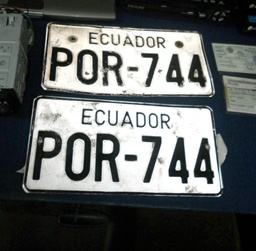
#> input picture imagenes_ecuador/EY09092011FD06_7139027_8194155-scaled.jpg, 256 x 251 px, shrunk from 2560 x 2511 before the run, given as the content of the folder data/CNN_Letter_Dataset/A, which was not available
$ python generate_synthetic.py
#> lines starting #> are read from the running program, lines starting #| are printed output that depends on the picture; pictures that were not available may be replaced by others from this repository, and a replacement may not be noted
#!/usr/bin/env python3
"""
Generates synthetic character images by augmenting real samples from the
CNN_Letter_Dataset.  Each synthetic image is a degraded copy of a randomly
selected real image, keeping the standardised license-plate font intact.

Source:  data/CNN_Letter_Dataset/{class}/*.jpg  (real images, 75×100 px)
Output:  data/CNN_Letter_Dataset/{class}/synth_{char}_{n}.png  (32×32 px)

The output lands in the same directory that train_config.yaml points to
(data/CNN_Letter_Dataset), so the training pipeline picks up the new images
without any config changes.

Usage:
    python scripts/generate_synthetic.py
    python scripts/generate_synthetic.py --n 200
    python scripts/generate_synthetic.py --source data/CNN_Letter_Dataset \\
                                         --output data/CNN_Letter_Dataset
    python scripts/generate_synthetic.py --clear   # removes existing synth_* first

    # Balance class O (only 50 real images) with geometric augmentation:
    python scripts/generate_synthetic.py --class-n O:1050 --geo-classes O --clear-classes O

Degradation knobs (edit DegradationConfig below or pass CLI flags):
    --gaussian-blur-prob    probability of Gaussian blur      (default 0.40)
    --motion-blur-prob      probability of motion blur        (default 0.30)
    --resolution-drop-prob  probability of resolution drop    (default 0.50)
    --jpeg-prob             probability of JPEG compression   (default 0.35)
    --noise-sigma-max       max std of additive Gaussian noise (default 20)

Per-class overrides:
    --class-n  CLASS:N    override target count for one class (repeatable)
    --geo-classes  A,B,C  use geometric augmentation only (no blur/JPEG) for these
    --clear-classes A,B   delete existing synth_* only for these classes
"""

import argparse
import io
import random
from dataclasses import dataclass
from pathlib import Path

import numpy as np
from PIL import Image, ImageFilter

# ── Constants ────────────────────────────────────────────────────────────────

CLASSES    = list("ABCDEFGHIJKLMNOPQRSTUVWXYZ0123456789")
OUTPUT_SIZE = 32   # pixels — must match CNN input (train_config.yaml img_size)


# ── Degradation configuration ─────────────────────────────────────────────────
#
# Edit this class to tune the augmentation pipeline, or pass CLI flags.
#
# Probability fields (float 0–1): chance of applying the step per image.
# Range fields (tuple):           (min, max) for uniform sampling.

@dataclass
class DegradationConfig:
    # ── Brightness / contrast ─────────────────────────────────────────────────
    # alpha multiplies pixel values (contrast); beta offsets brightness.
    # Applied to every image — keep mild to preserve legibility.
    brightness_alpha_range: tuple = (0.70, 1.35)
    brightness_beta_range:  tuple = (-30.0, 30.0)

    # ── Gaussian noise (sensor noise / ISO grain) ─────────────────────────────
    # Applied to every image; sigma sampled uniformly from [min, max].
    noise_sigma_range: tuple = (3.0, 20.0)

    # ── Gaussian blur (defocus / lens softness) ───────────────────────────────
    gaussian_blur_prob:         float = 0.40
    gaussian_blur_radius_range: tuple = (0.3, 1.2)    # PIL GaussianBlur radius

    # ── Motion blur (vehicle movement / camera shake) ─────────────────────────
    # 1-D uniform kernel, horizontal (60 %) or vertical (40 %).
    motion_blur_prob:       float = 0.30
    motion_blur_size_range: tuple = (2, 4)             # kernel length in pixels

    # ── Resolution drop (low-res sensor → resize to 32×32) ───────────────────
    # Downscale to intermediate size then upscale back to OUTPUT_SIZE.
    # Reproduces detail loss when a plate region is enlarged to CNN input size.
    # Min raised from 14→18: at 14px confusable pairs (I/X, B/8) become
    # indistinguishable blobs that train the network to be uncertain.
    resolution_drop_prob:       float = 0.35
    resolution_drop_size_range: tuple = (18, 24)       # intermediate resolution

    # ── JPEG compression (video codec / streaming artifacts) ─────────────────
    # Min quality raised from 40→55: quality<50 introduces DCT block artifacts
    # that add spurious diagonal energy to vertical strokes (I→X confusion).
    jpeg_prob:          float = 0.35
    jpeg_quality_range: tuple = (55, 75)               # lower = more artifacts


DEGRADATION_CFG = DegradationConfig()


# ── Geometric augmentation configuration ─────────────────────────────────────
#
# Used instead of DegradationConfig for classes that need structural diversity
# rather than optical degradation (e.g. class O with only 50 real sources).
# All optical degradations (blur, JPEG, motion) are intentionally absent here
# because they are already applied at training-time by the data augmentation
# pipeline in dataset.py.

@dataclass
class GeometricAugConfig:
    # Rotation — small angles only; O is ~symmetric so ±12° covers useful range
    rotation_prob:  float = 0.70
    rotation_range: tuple = (-12.0, 12.0)     # degrees

    # Anisotropic scale — simulate different font widths / heights
    scale_prob:     float = 0.55
    scale_x_range:  tuple = (0.80, 1.18)      # horizontal stretch/squeeze
    scale_y_range:  tuple = (0.85, 1.15)      # vertical stretch/squeeze

    # Translation — small crop shifts within the 32×32 canvas
    translate_prob:    float = 0.50
    translate_px_range: tuple = (-3, 3)       # same range for x and y (pixels)

    # Morphological stroke width — erosion (thinner) or dilation (thicker)
    # Uses PIL MinFilter (thicker dark strokes) / MaxFilter (thinner dark strokes)
    morph_prob:        float = 0.45
    morph_filter_size: int   = 3              # kernel size for Min/MaxFilter

    # Mild contrast/brightness — avoid optical artifacts, just intensity shifts
    contrast_prob:        float = 0.60
    contrast_alpha_range: tuple = (0.80, 1.20)
    contrast_beta_range:  tuple = (-20.0, 20.0)


GEO_CFG = GeometricAugConfig()


# ── Source image loading ──────────────────────────────────────────────────────

def _load_source(path: Path) -> Image.Image:
    """
    Load a source image and normalise it to OUTPUT_SIZE × OUTPUT_SIZE.

    Source images are 75×100 px (portrait).  We pad to a square first so
    the character is not squashed, then resize with LANCZOS.
    """
    img = Image.open(path).convert("L")
    w, h = img.size
    if w != h:
        side = max(w, h)
        canvas = Image.new("L", (side, side), color=255)
        canvas.paste(img, ((side - w) // 2, (side - h) // 2))
        img = canvas
    return img.resize((OUTPUT_SIZE, OUTPUT_SIZE), Image.LANCZOS)


# ── Degradation primitives ────────────────────────────────────────────────────

def _motion_blur_arr(arr: np.ndarray, kernel_size: int) -> np.ndarray:
    """1-D uniform motion blur, horizontal (60 %) or vertical (40 %)."""
    k = np.ones(kernel_size, dtype=np.float32) / kernel_size
    out = np.empty(arr.shape, dtype=np.float32)
    if random.random() < 0.6:
        for i in range(arr.shape[0]):
            out[i] = np.convolve(arr[i].astype(np.float32), k, mode="same")
    else:
        for j in range(arr.shape[1]):
            out[:, j] = np.convolve(arr[:, j].astype(np.float32), k, mode="same")
    return out


def _resolution_drop(img: Image.Image, target_size: int) -> Image.Image:
    """Downsample → upsample to simulate resizing a low-res crop to 32×32."""
    small = img.resize((target_size, target_size), Image.BILINEAR)
    return small.resize((OUTPUT_SIZE, OUTPUT_SIZE), Image.BILINEAR)


def _jpeg_compress(img: Image.Image, quality: int) -> Image.Image:
    """Round-trip through JPEG to introduce DCT block artifacts."""
    buf = io.BytesIO()
    img.save(buf, format="JPEG", quality=quality)
    buf.seek(0)
    return Image.open(buf).convert("L")


# ── Augmentation pipeline ─────────────────────────────────────────────────────

def _augment(img: Image.Image, cfg: DegradationConfig) -> Image.Image:
    """
    Apply a random combination of photometric and optical degradations.

    Order mirrors the real capture pipeline:
      1. Resolution drop    — simulate low-res sensor / small crop
      2. JPEG compression   — video codec / streaming artifact
      3. Gaussian blur      — lens defocus / depth-of-field falloff
      4. Motion blur        — vehicle/camera movement during exposure
      5. Brightness/contrast jitter
      6. Gaussian noise     — sensor noise (always applied, intensity varies)
    """
    # ── 1. Resolution drop ────────────────────────────────────────────────────
    if random.random() < cfg.resolution_drop_prob:
        target = random.randint(*cfg.resolution_drop_size_range)
        img = _resolution_drop(img, target)

    arr = np.array(img, dtype=np.float32)

    # ── 2. JPEG compression ───────────────────────────────────────────────────
    if random.random() < cfg.jpeg_prob:
        quality = random.randint(*cfg.jpeg_quality_range)
        img_tmp = Image.fromarray(arr.clip(0, 255).astype(np.uint8))
        arr = np.array(_jpeg_compress(img_tmp, quality), dtype=np.float32)

    # ── 3. Gaussian blur (defocus) ────────────────────────────────────────────
    if random.random() < cfg.gaussian_blur_prob:
        radius = random.uniform(*cfg.gaussian_blur_radius_range)
        img_tmp = Image.fromarray(arr.clip(0, 255).astype(np.uint8))
        arr = np.array(
            img_tmp.filter(ImageFilter.GaussianBlur(radius=radius)),
            dtype=np.float32,
        )

    # ── 4. Motion blur ────────────────────────────────────────────────────────
    if random.random() < cfg.motion_blur_prob:
        size = random.randint(*cfg.motion_blur_size_range)
        arr = _motion_blur_arr(arr, size)

    # ── 5. Brightness / contrast jitter ──────────────────────────────────────
    alpha = random.uniform(*cfg.brightness_alpha_range)
    beta  = random.uniform(*cfg.brightness_beta_range)
    arr = arr * alpha + beta

    # ── 6. Gaussian noise ─────────────────────────────────────────────────────
    sigma = random.uniform(*cfg.noise_sigma_range)
    arr += np.random.randn(*arr.shape) * sigma

    return Image.fromarray(np.clip(arr, 0, 255).astype(np.uint8))


# ── Geometric augmentation ────────────────────────────────────────────────────

# [64 lines left out: function _augment_geometric, not called in this run]


# ── Main generation loop ──────────────────────────────────────────────────────

def generate(
    source_root: Path,
    output_root: Path,
    n_per_class: int,
    clear: bool,
    cfg: DegradationConfig,
    class_n_overrides: dict | None = None,
    geo_classes: set | None = None,
    clear_classes: set | None = None,
    gcfg: GeometricAugConfig | None = None,
) -> None:
    print(f"Source : {source_root.resolve()}")
    print(f"Output : {output_root.resolve()}")
    print(f"Target : {n_per_class} synthetic images per class (default)\n")

    if class_n_overrides:
        print("Per-class overrides:")
        for k, v in sorted(class_n_overrides.items()):
            print(f"  {k}: {v}")
        print()

    if geo_classes:
        print(f"Geometric-only augmentation for: {sorted(geo_classes)}")
        if gcfg:
            print(f"  rotation     prob={gcfg.rotation_prob}  "
                  f"range={gcfg.rotation_range}")
            print(f"  scale        prob={gcfg.scale_prob}  "
                  f"x={gcfg.scale_x_range}  y={gcfg.scale_y_range}")
            print(f"  translate    prob={gcfg.translate_prob}  "
                  f"px={gcfg.translate_px_range}")
            print(f"  morph        prob={gcfg.morph_prob}  "
                  f"kernel={gcfg.morph_filter_size}")
            print(f"  contrast     prob={gcfg.contrast_prob}  "
                  f"alpha={gcfg.contrast_alpha_range}")
        print()

    print("Optical degradation config (non-geo classes):")
    print(f"  resolution_drop  prob={cfg.resolution_drop_prob}  "
          f"size={cfg.resolution_drop_size_range}")
    print(f"  jpeg_compress    prob={cfg.jpeg_prob}  "
          f"quality={cfg.jpeg_quality_range}")
    print(f"  gaussian_blur    prob={cfg.gaussian_blur_prob}  "
          f"radius={cfg.gaussian_blur_radius_range}")
    print(f"  motion_blur      prob={cfg.motion_blur_prob}  "
          f"kernel={cfg.motion_blur_size_range}")
    print(f"  brightness       alpha={cfg.brightness_alpha_range}  "
          f"beta={cfg.brightness_beta_range}")
    print(f"  noise_sigma      range={cfg.noise_sigma_range}")
    print()

    total_generated = 0
    _geo_classes = geo_classes or set()
    _class_n = class_n_overrides or {}
    _clear_classes = clear_classes or set()

    for char in CLASSES:
        src_dir = source_root / char
        out_dir = output_root / char
        out_dir.mkdir(parents=True, exist_ok=True)

        # Collect real source images (exclude previously generated synth files)
        sources = [
            p for p in src_dir.iterdir()
            if p.suffix.lower() in {".jpg", ".jpeg", ".png"}
            and not p.name.startswith("synth_")
        ]
        if not sources:
            print(f"  {char}: no source images found in {src_dir} — skipping.")
            continue

        # Clear: global --clear flag, or per-class --clear-classes
        if clear or char in _clear_classes:
            for f in out_dir.glob("synth_*.png"):
                f.unlink()

        target = _class_n.get(char, n_per_class)
        existing = len(list(out_dir.glob("synth_*.png")))
        needed = max(0, target - existing)
        if needed == 0:
            print(f"  {char}: already has {existing} synth images (target {target}), skipping.")
            continue

        use_geo = char in _geo_classes
        aug_fn = (lambda img: _augment_geometric(img, gcfg or GEO_CFG)) if use_geo \
                 else (lambda img: _augment(img, cfg))
        aug_label = "geometric" if use_geo else "optical"

        count = 0
        while count < needed:
            src_path = random.choice(sources)
            try:
                img = _load_source(src_path)
                img = aug_fn(img)
                idx = existing + count
                img.save(out_dir / f"synth_{char}_{idx:05d}.png")
                count += 1
            except Exception:
                continue

        total_generated += count
        print(f"  {char} [{aug_label}]: generated {count}  "
              f"(real sources: {len(sources)}, total synth: {existing + count})")

    print(f"\nDone. Total new images: {total_generated}")
    print(f"Output root: {output_root.resolve()}")


# ── CLI ───────────────────────────────────────────────────────────────────────

def _parse_args():
    p = argparse.ArgumentParser(
        description="Augment real CNN_Letter_Dataset images into synthetic training samples",
        formatter_class=argparse.ArgumentDefaultsHelpFormatter,
    )
    p.add_argument("--source", default="data/CNN_Letter_Dataset",
                   help="Source dataset root (ImageFolder layout, real images only)")
    p.add_argument("--output", default="data/CNN_Letter_Dataset",
                   help="Output root — defaults to same as source so training "
                        "picks up synth images without config changes")
    p.add_argument("--n", type=int, default=200,
                   help="Default target number of synthetic images per class")
    p.add_argument("--clear", action="store_true",
                   help="Delete ALL existing synth_* files before generating")
    p.add_argument("--class-n", action="append", default=[], metavar="CLASS:N",
                   help="Per-class count override, e.g. --class-n O:1050  (repeatable)")
    p.add_argument("--geo-classes", default=None, metavar="A,B,C",
                   help="Comma-separated classes to augment with geometric transforms "
                        "only (no blur/JPEG/noise), e.g. --geo-classes O")
    p.add_argument("--clear-classes", default=None, metavar="A,B,C",
                   help="Delete synth_* only for these classes before generating, "
                        "e.g. --clear-classes O")

    deg = p.add_argument_group("optical degradation probabilities (0.0 – 1.0)")
    deg.add_argument("--gaussian-blur-prob",   type=float, default=None, metavar="P",
                     help="Probability of Gaussian blur per image")
    deg.add_argument("--motion-blur-prob",     type=float, default=None, metavar="P",
                     help="Probability of motion blur per image")
    deg.add_argument("--resolution-drop-prob", type=float, default=None, metavar="P",
                     help="Probability of resolution downscale/upscale per image")
    deg.add_argument("--jpeg-prob",            type=float, default=None, metavar="P",
                     help="Probability of JPEG compression per image")
    deg.add_argument("--noise-sigma-max",      type=float, default=None, metavar="S",
                     help="Max std of additive Gaussian noise")

    return p.parse_args()


if __name__ == "__main__":
    import os
    os.chdir(Path(__file__).parent.parent)

    args = _parse_args()

    cfg = DegradationConfig()
    if args.gaussian_blur_prob   is not None:
        cfg.gaussian_blur_prob   = args.gaussian_blur_prob
    if args.motion_blur_prob     is not None:
        cfg.motion_blur_prob     = args.motion_blur_prob
    if args.resolution_drop_prob is not None:
        cfg.resolution_drop_prob = args.resolution_drop_prob
    if args.jpeg_prob            is not None:
        cfg.jpeg_prob            = args.jpeg_prob
    if args.noise_sigma_max      is not None:
        cfg.noise_sigma_range    = (cfg.noise_sigma_range[0], args.noise_sigma_max)

    # Parse --class-n O:1050 into {"O": 1050}
    class_n_overrides: dict[str, int] = {}
    for token in args.class_n:
        parts = token.split(":")
        if len(parts) != 2 or not parts[1].isdigit():
            raise ValueError(f"--class-n must be CLASS:N (e.g. O:1050), got: {token!r}")
        class_n_overrides[parts[0].upper()] = int(parts[1])

    geo_classes = (
        {c.strip().upper() for c in args.geo_classes.split(",") if c.strip()}
        if args.geo_classes else None
    )
    clear_classes = (
        {c.strip().upper() for c in args.clear_classes.split(",") if c.strip()}
        if args.clear_classes else None
    )

    generate(
        Path(args.source),
        Path(args.output),
        args.n,
        args.clear,
        cfg,
        class_n_overrides=class_n_overrides or None,
        geo_classes=geo_classes,
        clear_classes=clear_classes,
        gcfg=GEO_CFG,
    )
#> in _load_source, `canvas = Image.new("L", (side, side), color=255)`: canvas: PIL image 256x256 L; every value is 255
#> in _load_source, `canvas.paste(img, ((side - w) // 2, (side - h) // 2))`:
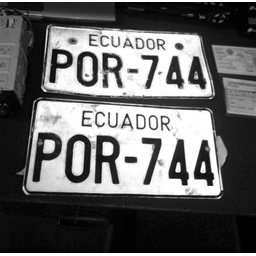
#> canvas: PIL image 256x256 L; min 0, max 255, mean 101.2
#> in _load_source, `return img.resize((OUTPUT_SIZE, OUTPUT_SIZE), Image.LANCZOS)`:
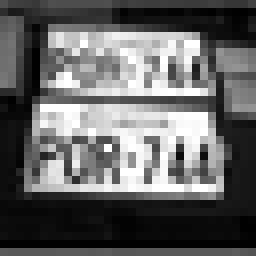
#> returned value: PIL image 32x32 L (shown 8 times larger); min 0, max 255, mean 99.7
#> in _augment, `arr = np.array( img_tmp.filter(ImageFilter.GaussianBlur(radius=radius)..`:
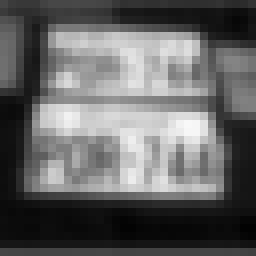
#> arr: shape (32, 32) float32 (shown 8 times larger); min 2, max 248, mean 99.7
#> in _augment, `arr += np.random.randn(*arr.shape) * sigma`:
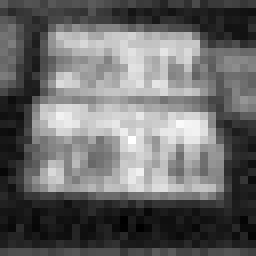
#> arr: shape (32, 32) float32 (shown 8 times larger); min -27.27, max 298.4, mean 108.3; drawn with min black and max white
#> in _augment, `return Image.fromarray(np.clip(arr, 0, 255).astype(np.uint8))`:
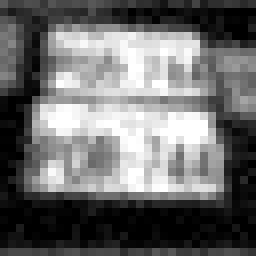
#> returned value: PIL image 32x32 L (shown 8 times larger); min 0, max 255, mean 107.9
